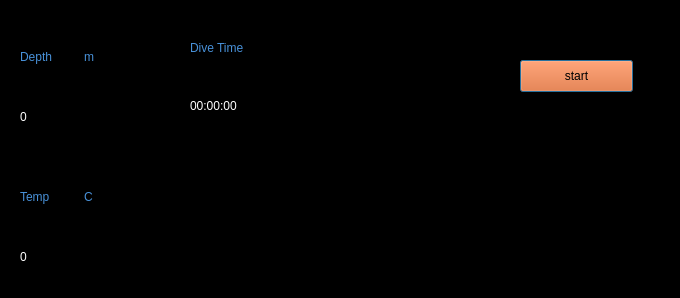
<?xml version="1.0" encoding="UTF-8"?>
<ui version="4.0">
 <class>main_screen</class>
 <widget class="QDialog" name="main_screen">
  <property name="enabled">
   <bool>true</bool>
  </property>
  <property name="geometry">
   <rect>
    <x>0</x>
    <y>0</y>
    <width>680</width>
    <height>298</height>
   </rect>
  </property>
  <property name="windowTitle">
   <string>Welcome screen</string>
  </property>
  <property name="autoFillBackground">
   <bool>false</bool>
  </property>
  <property name="styleSheet">
   <string notr="true">background-color: rgb(0, 0, 0);
</string>
  </property>
  <widget class="QPushButton" name="start_button">
   <property name="geometry">
    <rect>
     <x>520</x>
     <y>60</y>
     <width>113</width>
     <height>32</height>
    </rect>
   </property>
   <property name="styleSheet">
    <string notr="true">background-color: rgb(255, 85, 0);</string>
   </property>
   <property name="text">
    <string>start</string>
   </property>
  </widget>
  <widget class="QWidget" name="layoutWidget">
   <property name="geometry">
    <rect>
     <x>20</x>
     <y>170</y>
     <width>121</width>
     <height>114</height>
    </rect>
   </property>
   <layout class="QGridLayout" name="temp">
    <item row="0" column="0">
     <layout class="QGridLayout" name="gridLayout_3">
      <item row="0" column="0">
       <widget class="QLabel" name="label_4">
        <property name="styleSheet">
         <string notr="true">
font: 75 italic 14pt &quot;Source Code Pro&quot;;
color: rgb(72, 145, 217);

background-color: rgba(255, 255, 255, 0);</string>
        </property>
        <property name="text">
         <string>Temp</string>
        </property>
       </widget>
      </item>
      <item row="0" column="1">
       <widget class="QLabel" name="label_6">
        <property name="styleSheet">
         <string notr="true">font: italic 16pt &quot;PibotoLt&quot;;


color: rgb(72, 145, 217);

background-color: rgba(255, 255, 255, 0);</string>
        </property>
        <property name="text">
         <string>C</string>
        </property>
       </widget>
      </item>
     </layout>
    </item>
    <item row="1" column="0">
     <widget class="QLabel" name="dive_temp">
      <property name="styleSheet">
       <string notr="true">font: 75 48pt &quot;DejaVu Sans&quot;;
background-color: rgba(255, 255, 255, 0);
color: rgb(255, 255, 255);</string>
      </property>
      <property name="text">
       <string>0</string>
      </property>
     </widget>
    </item>
   </layout>
  </widget>
  <widget class="QWidget" name="layoutWidget">
   <property name="geometry">
    <rect>
     <x>20</x>
     <y>30</y>
     <width>121</width>
     <height>114</height>
    </rect>
   </property>
   <layout class="QGridLayout" name="Depth">
    <item row="0" column="0">
     <layout class="QGridLayout" name="gridLayout">
      <item row="0" column="0">
       <widget class="QLabel" name="label_3">
        <property name="styleSheet">
         <string notr="true">
font: 75 italic 14pt &quot;Source Code Pro&quot;;
color: rgb(72, 145, 217);
</string>
        </property>
        <property name="text">
         <string>Depth</string>
        </property>
       </widget>
      </item>
      <item row="0" column="1">
       <widget class="QLabel" name="label_5">
        <property name="styleSheet">
         <string notr="true">font: italic 16pt &quot;PibotoLt&quot;;


color: rgb(72, 145, 217);

background-color: rgba(255, 255, 255, 0);</string>
        </property>
        <property name="text">
         <string>m</string>
        </property>
       </widget>
      </item>
     </layout>
    </item>
    <item row="1" column="0">
     <widget class="QLabel" name="dive_depth">
      <property name="styleSheet">
       <string notr="true">font: 75 48pt &quot;DejaVu Sans&quot;;
background-color: rgba(255, 255, 255, 0);
color: rgb(255, 255, 255);</string>
      </property>
      <property name="text">
       <string>0</string>
      </property>
     </widget>
    </item>
   </layout>
  </widget>
  <widget class="QWidget" name="layoutWidget">
   <property name="geometry">
    <rect>
     <x>190</x>
     <y>30</y>
     <width>311</width>
     <height>111</height>
    </rect>
   </property>
   <layout class="QGridLayout" name="time">
    <item row="1" column="0">
     <widget class="QLabel" name="label_2">
      <property name="styleSheet">
       <string notr="true">
font: 75 italic 14pt &quot;Source Code Pro&quot;;
color: rgb(72, 145, 217);

background-color: rgba(255, 255, 255, 0);</string>
      </property>
      <property name="text">
       <string>Dive Time</string>
      </property>
     </widget>
    </item>
    <item row="2" column="0" rowspan="2">
     <widget class="QLabel" name="dive_time">
      <property name="styleSheet">
       <string notr="true">font: 75 48pt &quot;DejaVu Sans&quot;;
background-color: rgba(255, 255, 255, 0);
color: rgb(255, 255, 255);</string>
      </property>
      <property name="text">
       <string>00:00:00</string>
      </property>
     </widget>
    </item>
   </layout>
  </widget>
 </widget>
 <resources/>
 <connections/>
</ui>
